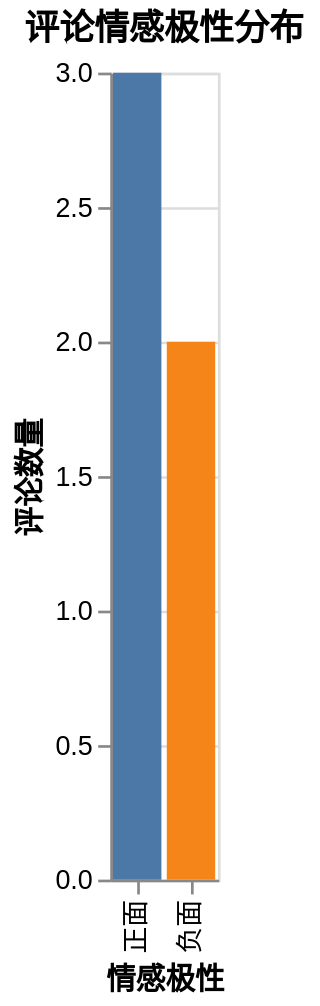

Notebook code for this chart:
### Code cell
from snownlp import SnowNLP
import pandas as pd
import altair as alt

comments = [
    "小区绿化特别好，住着很舒服",
    "这边太吵了，楼下施工没停过",
    "商圈很方便，餐饮选择多",
    "每次路过都觉得压抑，路灯太暗",
    "公园很美，适合跑步散步"
]

all_comments = []

for i, text in enumerate(comments):
    s = SnowNLP(text).sentiments
    if s > 0.5:
        polarity = "正面"
    elif s < 0.5:
        polarity = "负面"
    else:
        polarity = "中性"
    dict_comments = {
        "id": f"e{i+1:03d}",
        "content": text,
        "score": round(s, 2),
        "polarity": polarity
    }
    all_comments.append(dict_comments)

df_comments = pd.DataFrame(all_comments)

hist = alt.Chart(df_comments).mark_bar().encode(
    x=alt.X('polarity:N', title='情感极性'),
    y=alt.Y('count()', title='评论数量'),
    color=alt.Color('polarity:N', legend=None)
).properties(
    title='评论情感极性分布'
)

hist  # ← 直接写变量名，Jupyter 会自动显示图表

### Figure 1 — Vega-Lite specification as saved in the notebook (floating-point values rounded to 4 significant figures)
{"config": {"view": {"continuousWidth": 300, "continuousHeight": 300}}, "data": {"name": "data-e2c3df84e357e2c6a478ac4bd4513e8c"}, "mark": {"type": "bar"}, "encoding": {"color": {"field": "polarity", "legend": null, "type": "nominal"}, "x": {"field": "polarity", "title": "情感极性", "type": "nominal"}, "y": {"aggregate": "count", "title": "评论数量", "type": "quantitative"}}, "title": "评论情感极性分布", "$schema": "https://vega.github.io/schema/vega-lite/v6.4.1.json", "datasets": {"data-e2c3df84e357e2c6a478ac4bd4513e8c": [{"id": "e001", "content": "小区绿化特别好，住着很舒服", "score": 0.86, "polarity": "正面"}, {"id": "e002", "content": "这边太吵了，楼下施工没停过", "score": 0.03, "polarity": "负面"}, {"id": "e003", "content": "商圈很方便，餐饮选择多", "score": 0.96, "polarity": "正面"}, {"id": "e004", "content": "每次路过都觉得压抑，路灯太暗", "score": 0.26, "polarity": "负面"}, {"id": "e005", "content": "公园很美，适合跑步散步", "score": 1.0, "polarity": "正面"}]}}
